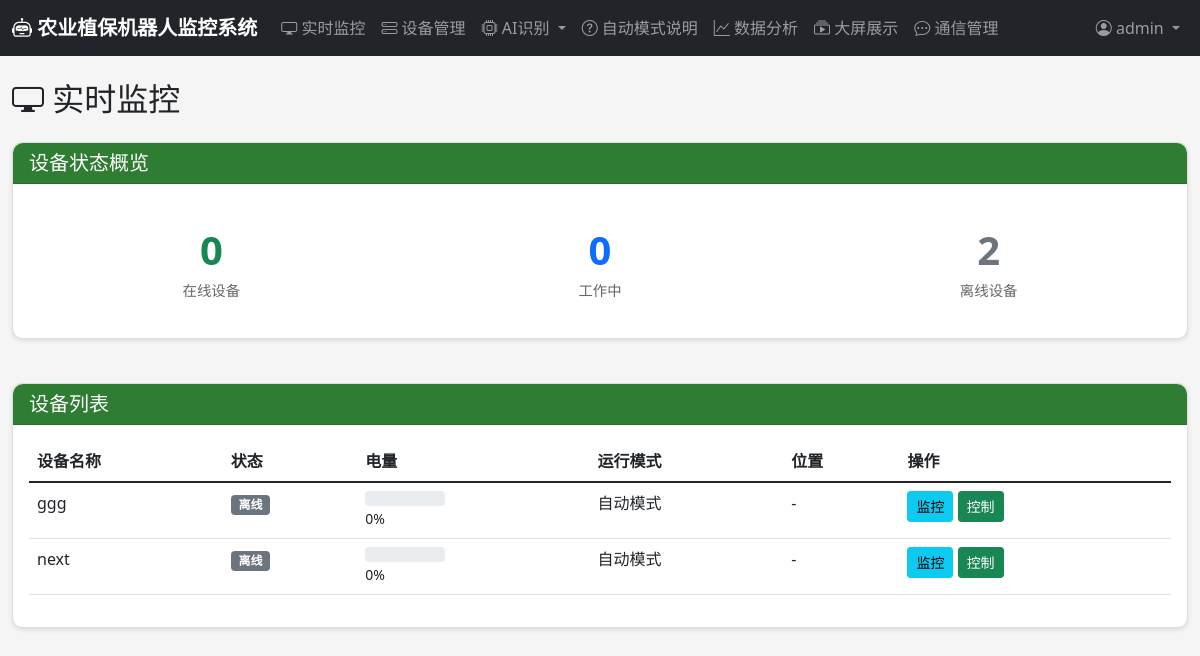
Page /monitoring/ (signed in) on the earlier database version.
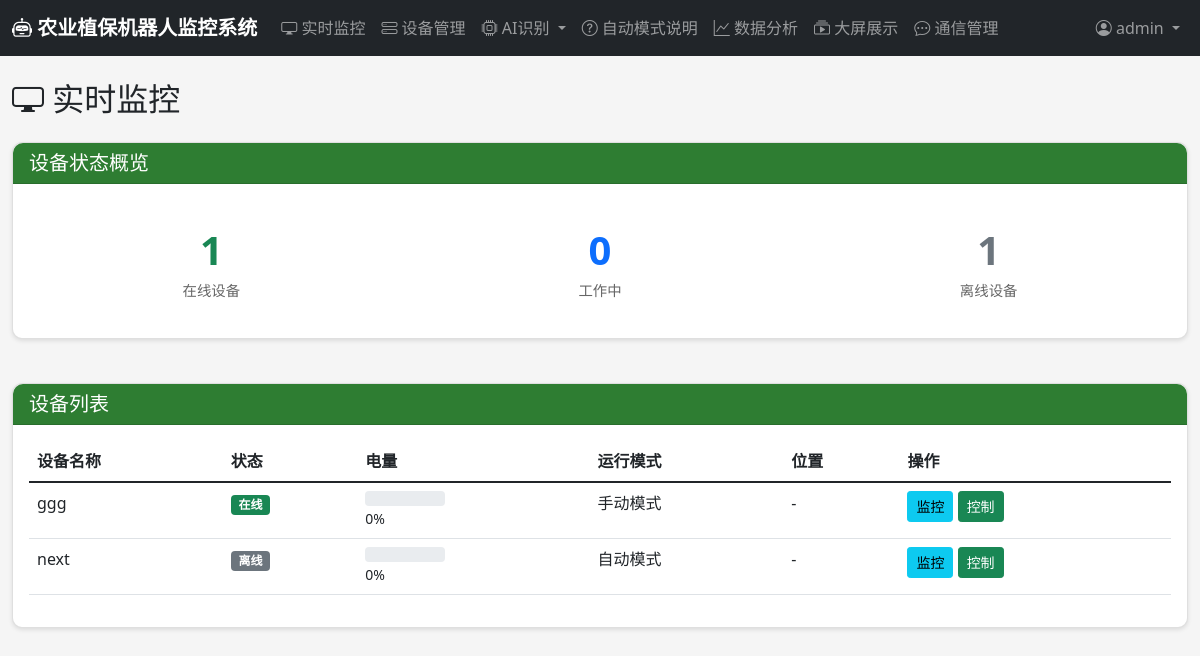
Same page on the later database version.
### devices/models.py (models this page shows, shortened)
class RobotDevice(models.Model):
    STATUS_CHOICES = [
        ('online', '在线'),
        ('offline', '离线'),
        ('working', '工作中'),
        ('charging', '充电中'),
        ('error', '故障'),
    ]
    RUN_MODE_CHOICES = [
        ('auto', '自动模式'),
        ('manual', '手动模式'),
        ('scheduled', '定时任务模式'),
    ]
    device_id = models.CharField(max_length=100, unique=True, verbose_name='设备唯一标识')
    name = models.CharField(max_length=100, verbose_name='设备名称')
    model = models.CharField(max_length=100, blank=True, verbose_name='型号')
    manufacturer = models.CharField(max_length=100, blank=True, verbose_name='制造商')
    serial_number = models.CharField(max_length=100, blank=True, verbose_name='序列号')
    status = models.CharField(max_length=20, choices=STATUS_CHOICES, default='offline', verbose_name='状态')
    run_mode = models.CharField(max_length=20, choices=RUN_MODE_CHOICES, default='auto', verbose_name='运行模式')
    battery_level = models.IntegerField(default=0, verbose_name='电量百分比')
    location_lat = models.DecimalField(max_digits=10, decimal_places=6, null=True, blank=True, verbose_name='纬度')
    location_lng = models.DecimalField(max_digits=10, decimal_places=6, null=True, blank=True, verbose_name='经度')
    spray_rate = models.FloatField(default=1.0, verbose_name='喷洒速率(L/min)')
    patrol_interval = models.IntegerField(default=60, verbose_name='巡检间隔(分钟)')
    obstacle_avoidance_sensitivity = models.IntegerField(default=50, verbose_name='避障灵敏度')
    last_heartbeat = models.DateTimeField(null=True, blank=True, verbose_name='最后心跳时间')
    registered_at = models.DateTimeField(auto_now_add=True, verbose_name='注册时间')
    owner = models.ForeignKey(settings.AUTH_USER_MODEL, on_delete=models.CASCADE, related_name='owned_devices', verbose_name='所有者')
    class Meta:
        verbose_name = '机器人设备'
        verbose_name_plural = '机器人设备'
        ordering = ['-registered_at']

### monitoring/views.py (the view)
# urls.py: path('', views.monitoring_dashboard, name='monitoring_dashboard'),
@login_required
def monitoring_dashboard(request):
    devices = RobotDevice.objects.all()
    online_count = devices.filter(status='online').count()
    working_count = devices.filter(status='working').count()
    offline_count = devices.filter(status='offline').count()
    return render(request, 'monitoring/dashboard.html', {
        'devices': devices,
        'online_count': online_count,
        'working_count': working_count,
        'offline_count': offline_count,
    })

### templates/monitoring/dashboard.html (shortened to what this page needs)
{% extends 'base.html' %}
{% block content %}
<h2 class="mb-4"><i class="bi bi-display"></i> 实时监控</h2>
<div class="row">
    <div class="col-md-12">
        <div class="card">
            <div class="card-header">
                <h5 class="mb-0">设备状态概览</h5>
            </div>
            <div class="card-body">
                <div class="row">
                    <div class="col-md-4">
                        <div class="stat-card">
                            <div class="stat-value text-success">{{ online_count }}</div>
                            <div class="stat-label">在线设备</div>
                        </div>
                    </div>
                    <div class="col-md-4">
                        <div class="stat-card">
                            <div class="stat-value text-primary">{{ working_count }}</div>
                            <div class="stat-label">工作中</div>
                        </div>
                    </div>
                    <div class="col-md-4">
                        <div class="stat-card">
                            <div class="stat-value text-secondary">{{ offline_count }}</div>
                            <div class="stat-label">离线设备</div>
                        </div>
                    </div>
                </div>
            </div>
        </div>
    </div>
</div>
<div class="row mt-4">
    <div class="col-md-12">
        <div class="card">
            <div class="card-header">
                <h5 class="mb-0">设备列表</h5>
            </div>
            <div class="card-body">
                {% if devices %}
                <table class="table table-hover">
                    <thead>
                        <tr>
                            <th>设备名称</th>
                            <th>状态</th>
                            <th>电量</th>
                            <th>运行模式</th>
                            <th>位置</th>
                            <th>操作</th>
                        </tr>
                    </thead>
                    <tbody>
                        {% for device in devices %}
                        <tr>
                            <td>{{ device.name }}</td>
                            <td>
                                <span class="badge bg-{% if device.status == 'online' %}success{% elif device.status == 'working' %}primary{% elif device.status == 'offline' %}secondary{% else %}danger{% endif %}">
                                    {{ device.get_status_display }}
                                </span>
                            </td>
                            <td>
                                <div class="progress" style="height: 15px; width: 80px;">
                                </div>
                                <small>{{ device.battery_level }}%</small>
                            </td>
                            <td>{{ device.get_run_mode_display }}</td>
                            <td>
                                {% if device.location_lat and device.location_lng %}
                                    {{ device.location_lat|floatformat:4 }}, {{ device.location_lng|floatformat:4 }}
                                {% else %}
                                    -
                                {% endif %}
                            </td>
                            <td>
                                <a href="{% url 'monitoring:device_monitoring' device.id %}" class="btn btn-sm btn-info">监控</a>
                                <a href="{% url 'control:control_panel' device.id %}" class="btn btn-sm btn-success">控制</a>
                            </td>
                        </tr>
                        {% endfor %}
                    </tbody>
                </table>
                {% else %}
                <p class="text-muted text-center">暂无设备</p>
                {% endif %}
            </div>
        </div>
    </div>
</div>
{% endblock %}

Differences in the rows shown:
changed RobotDevice "ggg": status "离线" → "在线"; run_mode "自动模式" → "手动模式"
Other differences:
{{ online_count }}: "0" → "1"
{{ offline_count }}: "2" → "1"
